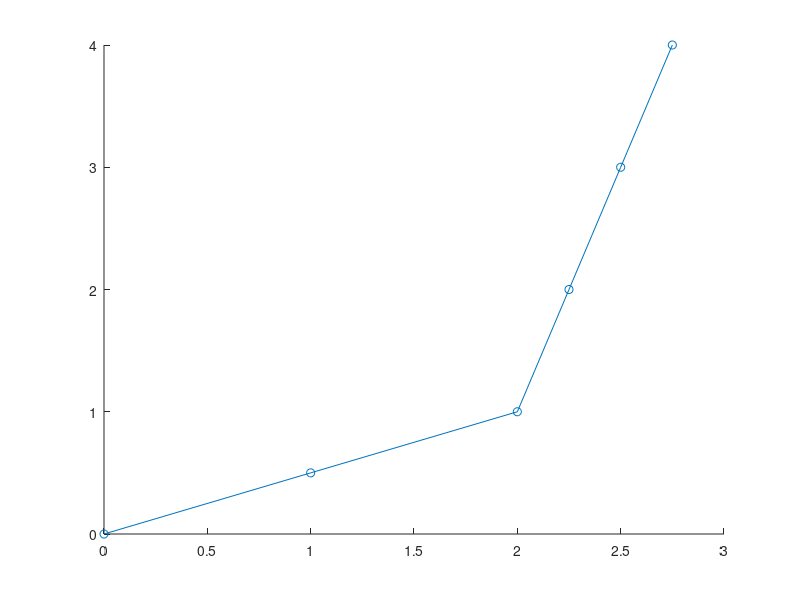

Write the MATLAB code that produced this figure.
clear all
clc

% Create Cartesian coordinates x and y
[x, y] = meshgrid(0:0.2:5, 0:0.2:5);

% Initialize variables
t = 0;
xi = 0;
yi = 0;
dt = 1;
X(1) = xi;
Y(1) = yi;

% Simulate particle movement
for i = 1:5
    % Set velocity components based on time step
    if i<=2
        ui = 1;
        vi = 0.5;
    else
        ui = 0.25;
        vi = 1;
    end
    
    % Update position
    xi = xi + ui*dt;
    yi = yi + vi*dt;
    
    % Store new position
    X(i+1) = xi;
    Y(i+1) = yi;
end

% Plotting
scatter(X,Y)  % Plot individual points
hold on
plot(X,Y)     % Connect points with a line





